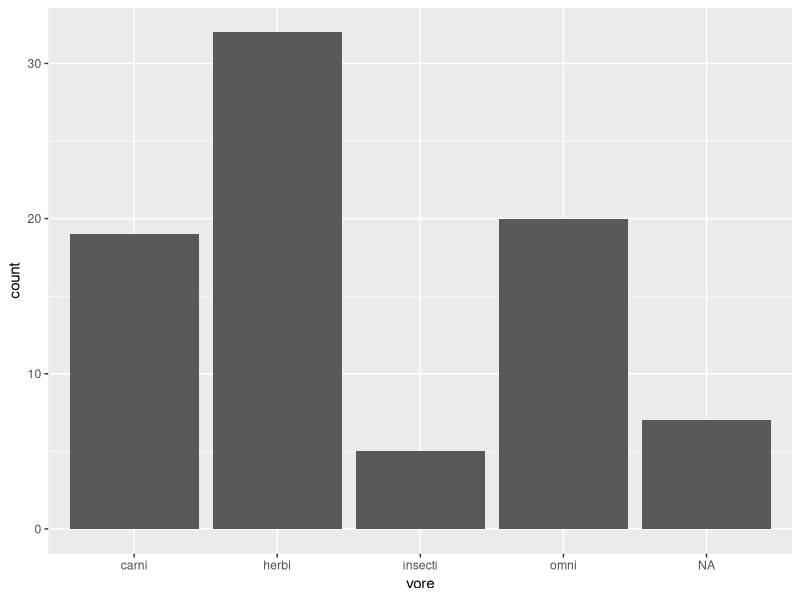
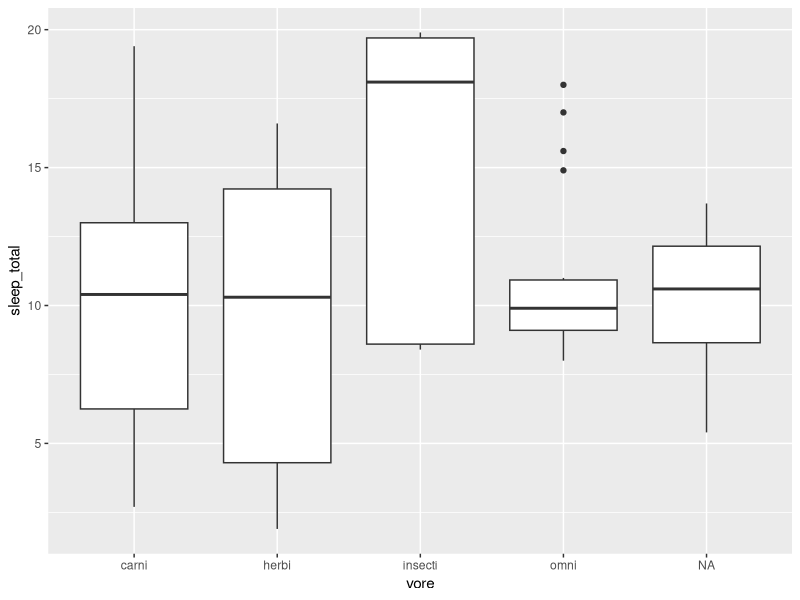
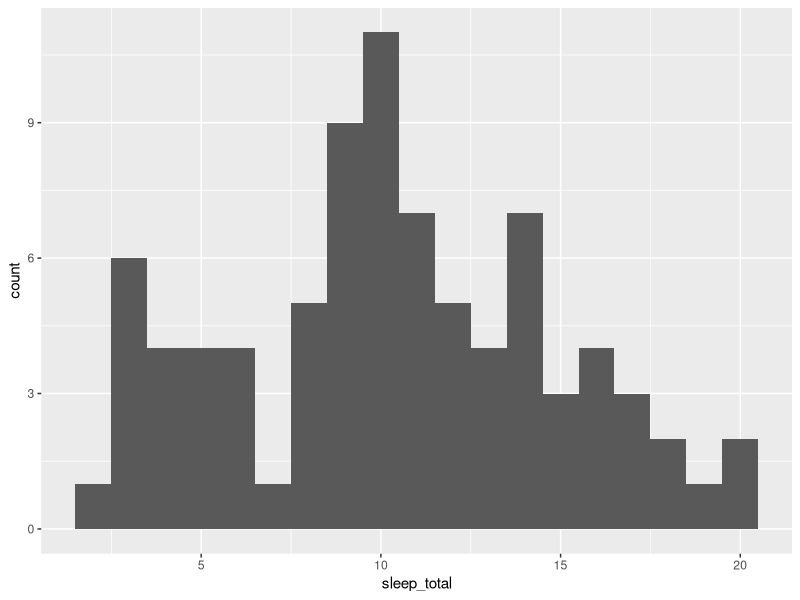
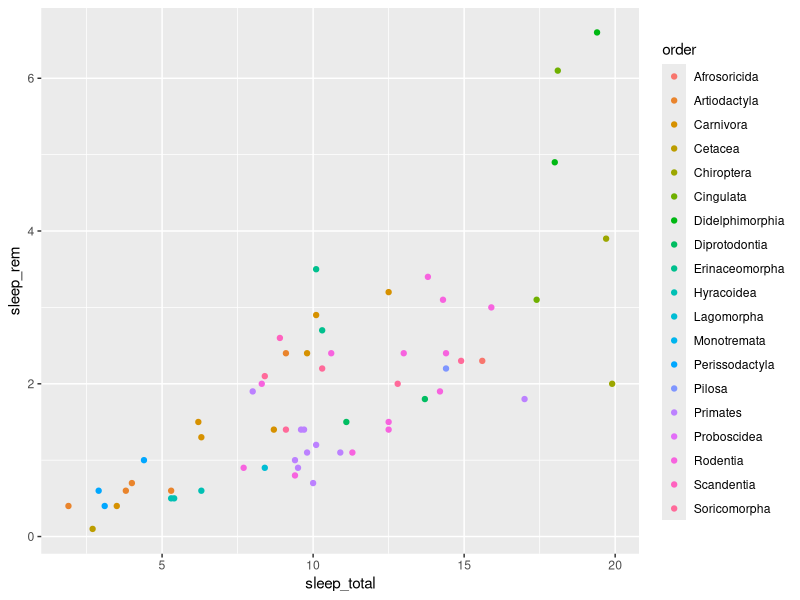
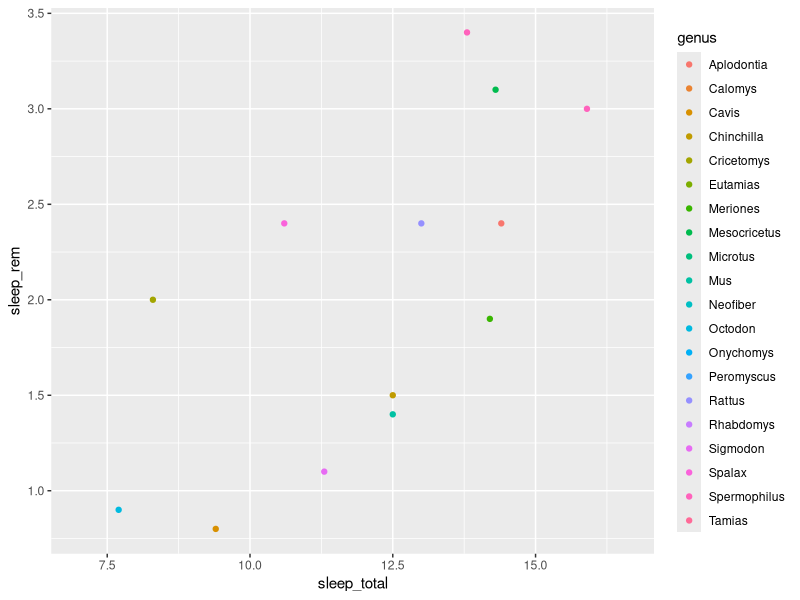

Source code (R) for these figures, in order:
library(tidyverse)
data(msleep)
?msleep

# 1. Convert into factors
msleep$genus <- as.factor(msleep$genus)
msleep$vore <- as.factor(msleep$vore)
msleep$order <- as.factor(msleep$order)
msleep$conservation <- as.factor(msleep$conservation)

# 2. Shortest sleep time
shortest_sleep <- min(msleep$sleep_total, na.rm=TRUE)
shortest_sleep_mammal <-as.character(msleep[which(msleep$sleep_total == shortest_sleep),1])

# 3. Most missing
most_missing <- colnames(msleep[which.max(colSums(is.na(msleep)))])
missing_values <- as.integer(sum(is.na(msleep[[most_missing]])))

# 4. Correlations
correlations <- msleep |> select(where(is.numeric)) |> cor(use="complete.obs")

# 5. Highest correlation
highest_corr <- max(correlations[correlations!=max(correlations)])

# 6. Sleep time distribution
sleep_histogram <- ggplot(msleep, aes(x=sleep_total)) + 
  geom_histogram(binwidth=1)

# 7. Bar chart for food categories
food_barchart <- ggplot(msleep, aes(x=vore)) +
  geom_bar()

# 8. Grouped box plot for sleep time
sleep_boxplot <- ggplot(msleep,aes(x=vore,y=sleep_total)) + geom_boxplot()

# 9. Longest average sleep time
highest_average <-msleep|> group_by(vore) |> summarise(mean_sleeptime=mean(sleep_total)) |> arrange(desc(mean_sleeptime)) |> slice(1) |> pull(mean_sleeptime) |> as.double()

# 10. REM sleep vs. total sleep, colored by order
sleep_scatterplot <- ggplot(msleep,aes(x=sleep_total,y=sleep_rem)) +geom_point(aes(color=order))

# 11. REM sleep vs. total sleep for the order most common in the data
most_common_order_name <-msleep |> group_by(order) |> summarise(count=n()) |> arrange(desc(count)) |> slice(1)  |> pull(order) |> as.character()
common_order <- msleep |> filter(order==most_common_order_name)
sleep_scatterplot2 <- ggplot(common_order,aes(x=sleep_total,y=sleep_rem)) + geom_point(aes(color=genus))
